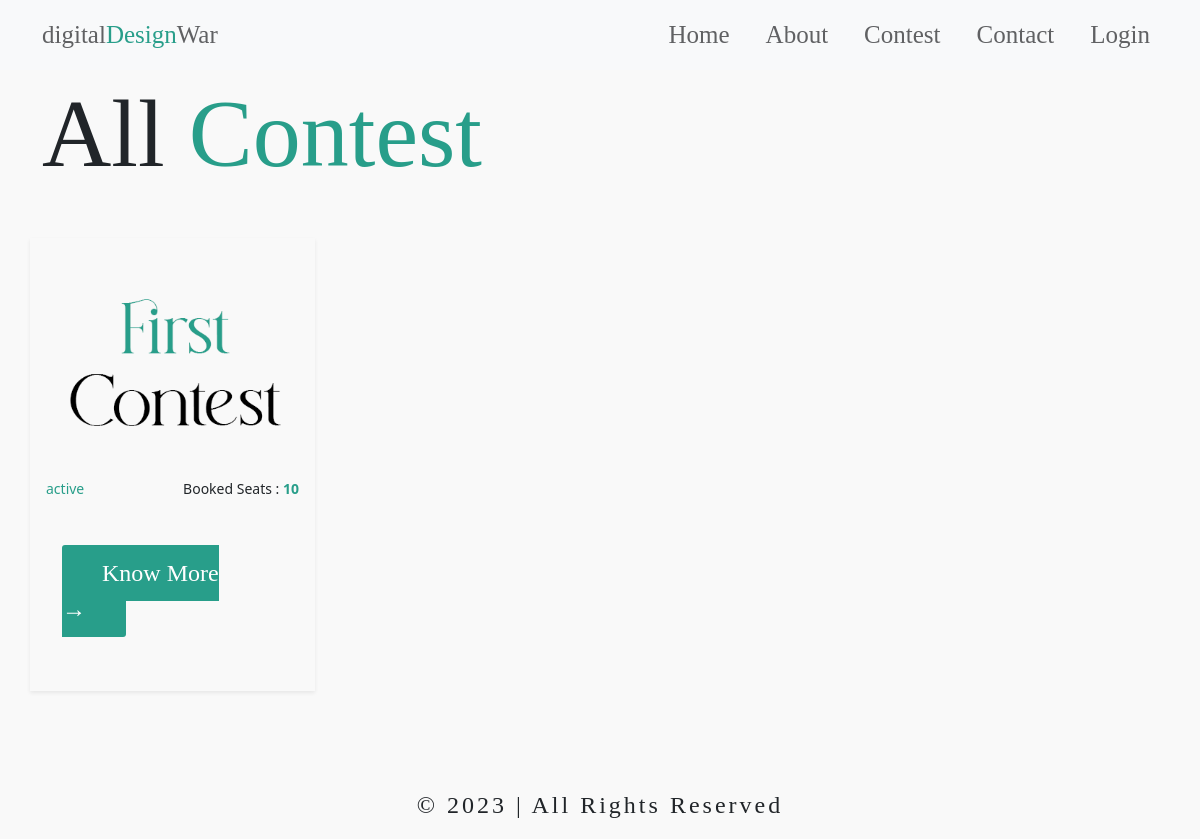
The page /contest on the database its author committed.
### website/models.py (models this page shows, shortened)
class Contest(models.Model):
    id = models.AutoField(primary_key=True)
    name = models.CharField(max_length=150)
    image = models.FileField(upload_to="contest_thumbnail/", null=True, blank=True)
    description = models.TextField()
    status = models.CharField(choices=[('active', 'active'), ('ended', 'ended')], max_length=250)
    winner = models.CharField(max_length=250, null=True, blank=True)
    winner_image = models.FileField(upload_to="winner_image/", null=True, blank=True)
    slug = models.CharField(max_length=250, help_text="this-is-slug")
    availble_seat = models.CharField(max_length=250)

### website/views.py (the view)
# urls.py: path("contest", views.contest, name="contest"),
def contest(request):
    data = Contest.objects.all()
    context = {
        "data":data,
    }
    return render(request, 'pages/contest.html', context)

### template/pages/contest.html (shortened to what this page needs)
{% extends "../base.html" %}
{% block content %}
<section id="contest">
    <div class="container my-3">
        <h1>All <span>Contest</span></h1>
        <div class="row py-5">
            {% for contest in data %}
            <div class="col-md-3 p-3 shadow-sm">
             <img src="/media/{{contest.image}}" class="w-100" alt="">
             <div class="d-flex justify-content-between py-2">
                 <small>{{contest.status}}</small>
                 <small>Booked Seats : <span><b>{{contest.availble_seat}}</b></span></small>
             </div>
             <div class="my-5 mx-3">
                <a href="/contest/{{contest.slug}}" class="primary-button text-light">Know More &#8594;</a>
             </div>
         </div>
            {% endfor %}
        </div>
    </div>
</section>
{% endblock content %}

### template/base.html (shortened to what this page needs)
<!DOCTYPE html>
<html lang="en">
  <head>
    {% load static %}
    <link rel="stylesheet" href="{% static "assets/css/icons.css" %}" />
    <link rel="stylesheet" href="{% static "assets/css/bootstrap.css" %}" />
    <link rel="stylesheet" href="{% static "assets/css/style.css" %}" />
    <link rel="stylesheet" href="{% static "assets/css/animation.css" %}" />
    <link
      rel="stylesheet"
      href="https://cdn.jsdelivr.net/npm/swiper@10/swiper-bundle.min.css"
    />
  </head>
  <body>
    <div id="main">
      <nav class="navbar navbar-expand-lg bg-light">
        <div class="container">
          <a class="navbar-brand" href="#">digital<span>Design</span>War</a>
          <div class="collapse navbar-collapse justify-content-end" id="navbarNav">
            <ul class="navbar-nav">
              <li class="nav-item">
                <a class="nav-link active" aria-current="page" href="/">Home</a>
              </li>
              <li class="nav-item">
                <a class="nav-link" href="/about">About</a>
              </li>
              <li class="nav-item">
                <a class="nav-link" href="/contest">Contest</a>
              </li>
              <li class="nav-item">
                <a class="nav-link" href="/contact">Contact</a>
              </li>
              {% if user.is_authenticated %}
              <li class="nav-item">
                <a class="nav-link" href=""><span>{{user.username}}</span></a>
              </li>
              {% else %}
              <li class="nav-item">
                <a class="nav-link" href="/login">Login</a>
              </li>
              {% endif %}
            </ul>
          </div>
        </div>
      </nav>
     {% block content %}{% endblock content %}
    </div>
    <div class="container-fluid mt-5">
      <p class="text-center">
        &copy; 2023 | All Rights Reserved
      </p>
    </div>
  </body>
</html>

### static/assets/css/style.css (style rules this page uses)
* { margin: 0; padding: 0; box-sizing: border-box; text-decoration: none !important; list-style: none; }
:root { --main: #289E8A; --black: #000000; --white: #ffffff; --grey: #606163; }
html, body { background-color: #f9f9f9 !important; }
h1, h2, h3, h4, h5, h6, a { font-family: mainFont; }
nav { text-align: center; }
nav ul { gap: 20px; }
nav a { font-size: 25px !important; color: var(--grey) !important; }
p { font-family: mainFont; font-size: 2vw; letter-spacing: 3px; }
span { color: var(--main); }
h1 { font-size: 8vw; line-height: 8vw; }
.primary-button { padding: 15px 40px; border-radius: 3px; font-size: 30px; font-family: mainFont; background-color: var(--main); color: var(--white) !important; }
#contest a { color: var(--main); font-size: 2vw; }
#contest small:first-child { color: var(--main); font-weight: 500; }

### static/assets/css/animation.css (style rules this page uses)
:root { --mousefollowercolor:#000 }
body { background-color:#fff }

### rows shown on the page
Contest: image (picture), status "active", availble_seat "10"
